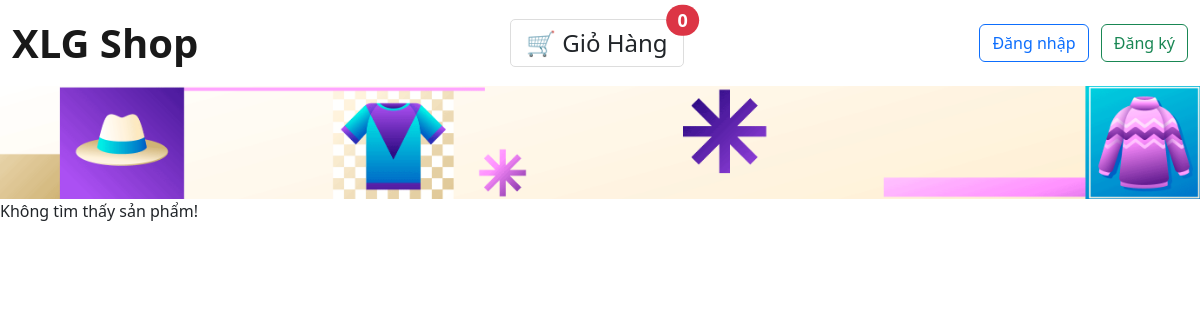
The page /view/details/0002a on the database as committed earlier.
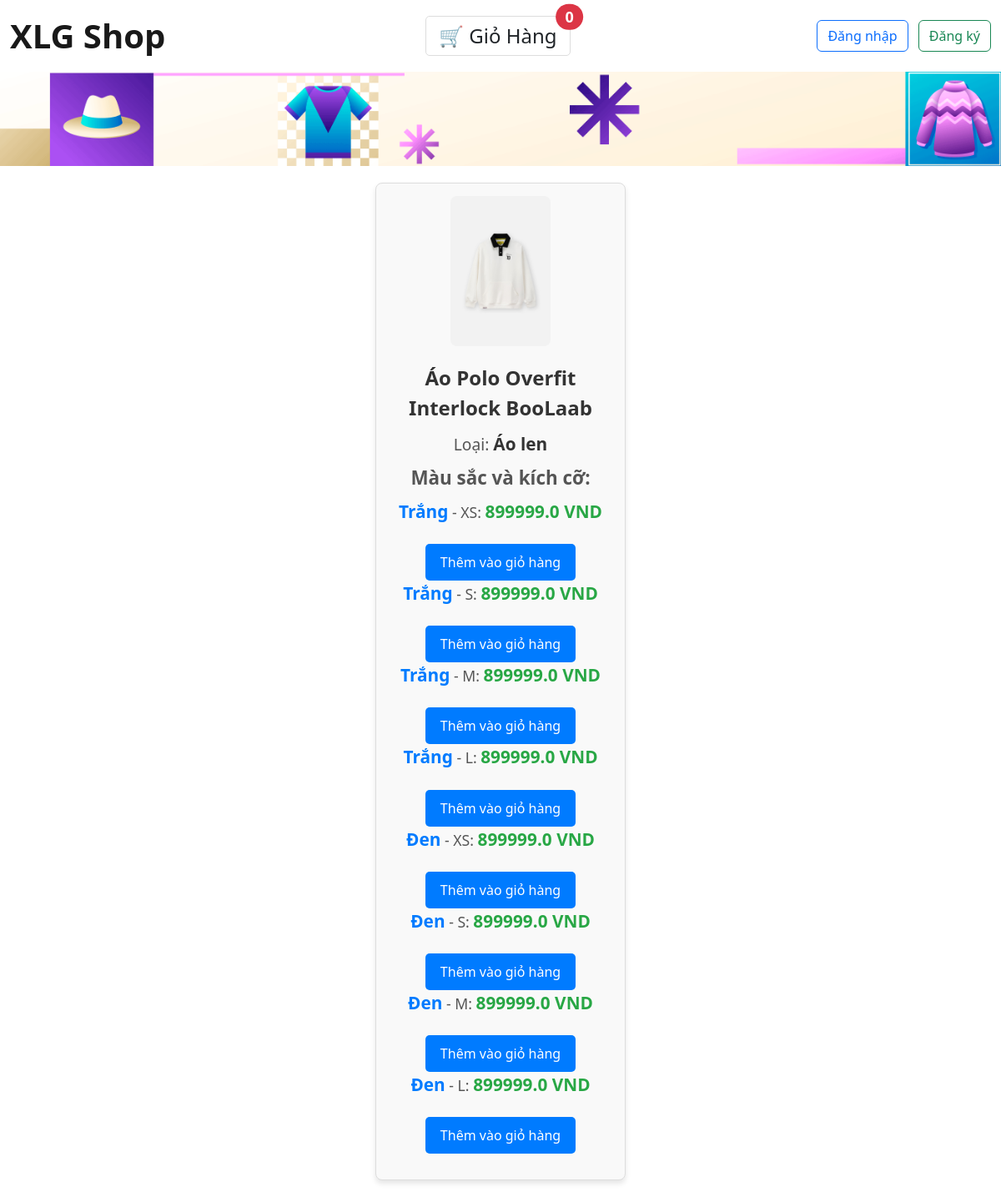
The same page on the database as committed later.
### home/models.py (models this page shows, shortened)
class Item(models.Model):
    id = models.CharField("ID", max_length=5, primary_key=True)
    name = models.CharField("Name", max_length=50, blank=False, null=False)
    category = models.ForeignKey(Category, on_delete=models.RESTRICT, blank=False, null=False)
    add_date = models.DateTimeField("Time Added")
    description = models.CharField("Description", max_length=200, default="", blank=True, null=True)
    img_path = models.CharField("Path to item's image", max_length=50, default="", blank=True, null=True)

class Category(models.Model):
    name = models.CharField("Name", max_length=20, primary_key=True)
    def __str__(self):
        return self.name

class ItemSpecification(models.Model):
    item = models.ForeignKey(Item, on_delete=models.CASCADE, blank=False, null=False)
    size = models.CharField("Size", max_length=3, blank=False, null=False)
    color = models.CharField("Color", max_length=20, blank=False, null=False)
    price = models.FloatField("Price", blank=False, null=False)
    available_qty = models.IntegerField("Amount in stock", default=0, blank=True, null=True)
    sold_qty = models.IntegerField("Amount sold", default=0, blank=True, null=True)
    class Meta:
        constraints = [
            models.UniqueConstraint(
                fields=['item', 'size', 'color'], name='primary_key'
            ),
            models.CheckConstraint(
                condition=models.Q(available_qty__gte=0), name='available_qty_nonnegative'
            ),
            models.CheckConstraint(
                condition=models.Q(sold_qty__gte=0), name='sold_qty_nonnegative'
            ),
            models.CheckConstraint(
                condition=models.Q(price__gte=0), name='price_nonnegative'
            )
        ]

### home/views.py (the view)
# urls.py: path("view/details/<str:item_id>", views.details, name="details"),
def details(request, item_id):
    try:
        item = get_object_or_404(Item, id=item_id)
    except:
        item = None
    if item is not None:
        try:
            available_specs = get_list_or_404(ItemSpecification, item=item)
        except:
            available_specs = None
    else:
        available_specs = None
    context = {
        'item': item,
        'available_specs': available_specs
    }
    return render(request, "home/details.html", context)

### home/templates/home/details.html (shortened to what this page needs)
{% load static %}
<!DOCTYPE html>
<html lang="en">
<head>
    <link rel="stylesheet" href="https://cdn.jsdelivr.net/npm/bootstrap@5.2.3/dist/css/bootstrap.min.css">
    <link rel="stylesheet" href="{% static 'css/details_style.css' %}">
</head>
<body>
    <nav class="navbar navbar-expand-lg">
        <div class="container-fluid d-flex justify-content-between align-items-center">
            <a class="navbar-brand fw-bold" href="{% url 'index' %}" style="font-weight: bold;">XLG Shop</a>
            <div class="nav-buttons">
                <button id="cart-button" class="btn btn-outline-dark btn-lg position-relative" onclick="toggleCart()">
                    🛒 Giỏ Hàng
                    <span id="cart-count" class="position-absolute top-0 start-100 translate-middle badge rounded-pill bg-danger">0</span>
                </button>
            </div>
            <div>
                {% if not user.is_authenticated %}
                    <button class="btn btn-outline-primary me-2" type="button" onclick="window.location.href = '/login';">Đăng nhập</button>
                    <button class="btn btn-outline-success" type="button" onclick="window.location.href = '/register';">Đăng ký</button>
                {% else %}
                    <p>Xin chào, {{user.username}}</p>
                    <button class="btn btn-outline-primary me-2" type="button" onclick="window.location.href = '/logout';">Đăng xuất</button>
                {% endif %}
            </div>
        </div>
    </nav>
    <header class="bg-dark text-white">
        <div class="container-fluid p-0">
            <img src="{% static 'img/newmoi.png' %}" alt="Description of image" style="width: 100%; height: auto;">
        </div>
    </header>
    {% if item %}
    <div class="item-box">
        <div class="item-image">
            <img src="{% static item.img_path %}" alt="{{ item.name }}" />
        </div>
        <div class="item-info">
            <p class="item-title">{{ item.name }}</p>
            <ul class="item-details">
                <li>Loại: <span class="item-category">{{ item.category }}</span></li>
                {% if available_specs %}
                    <li style="font-size: 1.4rem; font-weight: bold;">Màu sắc và kích cỡ:</li>
                    <ul class="spec-list">
                        {% for spec in available_specs %}
                            <li>
                                <span class="spec-color">{{ spec.color }}</span> -
                                <span class="spec-size">{{ spec.size }}</span>:
                                <span class="spec-price">{{ spec.price }} VND</span>
                            </li>
                            <button class="buy-now-btn" onclick="handleBuyNow('{{spec.item.name}}, {{spec.color}}, {{spec.size}}', {{ spec.price }});">
                                Thêm vào giỏ hàng
                            </button>
                        {% endfor %}
                    </ul>
                {% else %}
                    <li>Hiện chưa có thông tin nào cho sản phẩm này.</li>
                {% endif %}
            </ul>
        </div>
    </div>
    {% else %}
    <p>Không tìm thấy sản phẩm!</p>
    {% endif %}
</body>
</html>

Rows that differ between the two databases and show on the page:
added Item: img_path (picture), name "Áo Polo Overfit Interlock BooLaab", category "Áo len"
added ItemSpecification: color "Trắng", size "XS", price "899999.0"
added ItemSpecification: color "Trắng", size "S", price "899999.0"
added ItemSpecification: color "Trắng", size "M", price "899999.0"
added ItemSpecification: color "Trắng", size "L", price "899999.0"
added ItemSpecification: color "Đen", size "XS", price "899999.0"
added ItemSpecification: color "Đen", size "S", price "899999.0"
added ItemSpecification: color "Đen", size "M", price "899999.0"
added ItemSpecification: color "Đen", size "L", price "899999.0"
Other text that changed with them:
text no longer shown: "Không tìm thấy sản phẩm!"
text now shown: "Loại: Màu sắc và kích cỡ:"
